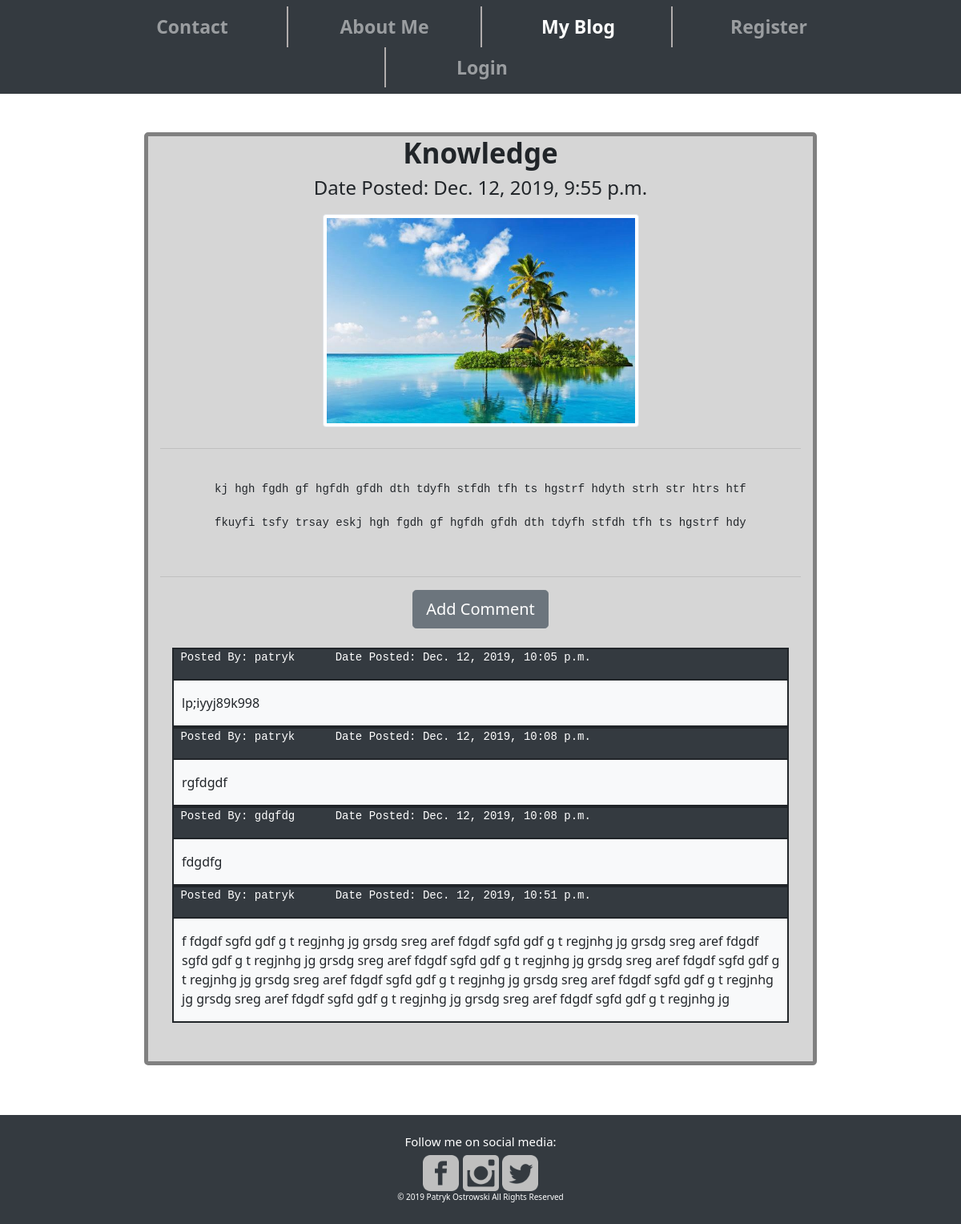
The page /post/53 on the database its author committed.
### blog/models.py (models this page shows, shortened)
class Post(models.Model):
    author = models.ForeignKey('auth.User',on_delete=models.CASCADE)
    title = models.CharField(max_length=999)
    text = models.TextField()
    image = models.ImageField(upload_to='media/', blank=True, null=True)
    video = models.FileField(upload_to='media/', blank=True, null=True)
    created_date = models.DateTimeField(default=timezone.now)
    published_date = models.DateTimeField(blank=True, null=True)
    published_post = models.BooleanField(default=False)

class Comment(models.Model):
    post = models.ForeignKey('blog.Post', related_name='comments', on_delete=models.CASCADE)
    author = models.CharField(max_length=200)
    text = models.TextField(max_length=400)
    created_date = models.DateTimeField(default=timezone.now)
    approved_comment = models.BooleanField(default=False)

### blog/views.py (the view)
# urls.py: url(r'^post/(?P<pk>\d+)$', views.PostDetailView.as_view(), name='post_detail'),
class PostDetailView(DetailView):
    model = Post

### blog/templates/blog/post_detail.html (shortened to what this page needs)
{% extends "blog/base.html" %}
{% block content %}
<br>
<br>
 <div class="container-fluid post-det-container">
    <h1 class="post-det-header" align="center">{{ post.title }}</h1>
    {% if post.published_date %}
        <div class="row align-items-center justify-content-center">
            <div class="col align-self-center">
                <h4 align="center">Date Posted: {{ post.published_date }}</h4>
            </div>
        </div>
    {% else %}
        <h4 align="center"><a class="btn btn-secondary" href="{% url 'post_publish' pk=post.pk %}">Publish</a></h4>
    {% endif %}
    {% if post.image %}
        <div class="row align-items-center justify-content-center">
            <div class="post-det-img">
                <img src="{{ post.image.url }}" class="img-fluid img-thumbnail">
            </div>
        </div>
    {% endif %}
    <hr>
    <br>
    <div class="row align-items-center justify-content-center">
        <pre class="post-det-text">{{ post.text|safe|linebreaksbr }}</pre>
    </div>
    <br>
    <hr>
    <div class="row align-items-center justify-content-center">
        <a class='btn btn-lg btn-secondary btn-comment' href="{% url 'add_comment_to_post' pk=post.pk %}">Add Comment</a>
    </div>
    <div class="container">
    <br>
        {% for comment in post.comments.all %}
            {% if comment.approved_comment or user.is_authenticated %}
                <div class="comment-box">
                    <div class="comment-top bg-dark">
                        <pre style="color: white;"> Posted By: {{ comment.author }}      Date Posted: {{ comment.created_date }} </pre>
                    </div>
                    <div class="comment-bottom bg-light">
                        <div  class="comment-txt">
                            <p>{{ comment.text|safe|linebreaks }}</p>
                        </div>
                    </div>
                </div>
            {% endif %}
            {% empty %}
            <p>No Comments</p>
        {% endfor %}
        <br><br>
    </div>
</div>
<br><br>
{% endblock %}

### blog/static/css/blog.css (style rules this page uses)
body { background-size:100% ; font-family: Candara,Calibri,Segoe,Segoe UI,Optima,Arial,sans-serif; }
html, body { margin: 0px; height:100%; }
a { color:white; font-weight: bold; }
.post-det-text { width:80%; }
.post-det-header { font-size: 35px; font-weight: bold; }
.post-det-img { margin: auto; padding: 10px; width: 50%; }
.post-det-container { width: 70%; background-color: whitesmoke; background: rgba(204, 204, 204, 0.8); border: solid; border-width: thick; border-color: grey; border-radius: 5px; margin-bottom: 100px; }
.comment-box { border: solid; border-width: thin; }
.comment-top { border: solid; border-width: thin; }
.comment-bottom { border: solid; border-width: thin; }
.comment-txt { margin-left:10px; }

### rows shown on the page
Post: title "Knowledge", published_date "Dec. 12, 2019, 9:55 p.m.", image (picture), text "kj hgh fgdh gf hgfdh gfdh dth tdyfh stfdh tfh ts hgstrf hdyth strh str htrs htf fkuyfi tsfy trsay eskj hgh fgdh gf hgfdh gfdh dth tdyfh stfdh tfh ts hgstrf…"
Comment: author "patryk", created_date "Dec. 12, 2019, 10:05 p.m.", text "lp;iyyj89k998"
Comment: author "patryk", created_date "Dec. 12, 2019, 10:08 p.m.", text "rgfdgdf"
Comment: author "gdgfdg", created_date "Dec. 12, 2019, 10:08 p.m.", text "fdgdfg"
Comment: author "patryk", created_date "Dec. 12, 2019, 10:51 p.m.", text "f fdgdf sgfd gdf g t regjnhg jg grsdg sreg aref fdgdf sgfd gdf g t regjnhg jg grsdg sreg aref fdgdf sgfd gdf g t regjnhg jg grsdg sreg aref fdgdf sgfd gdf g t regjnhg jg grsdg sreg aref fdgdf sgfd gdf g t regjnhg jg grsdg sreg aref fdgdf sgfd gdf g t regjnhg jg grsdg sreg aref fdgdf sgfd gdf g t regjnhg jg grsdg sreg aref fdgdf sgfd gdf g t regjnhg jg grsdg sreg aref fdgdf sgfd gdf g t regjnhg jg"
